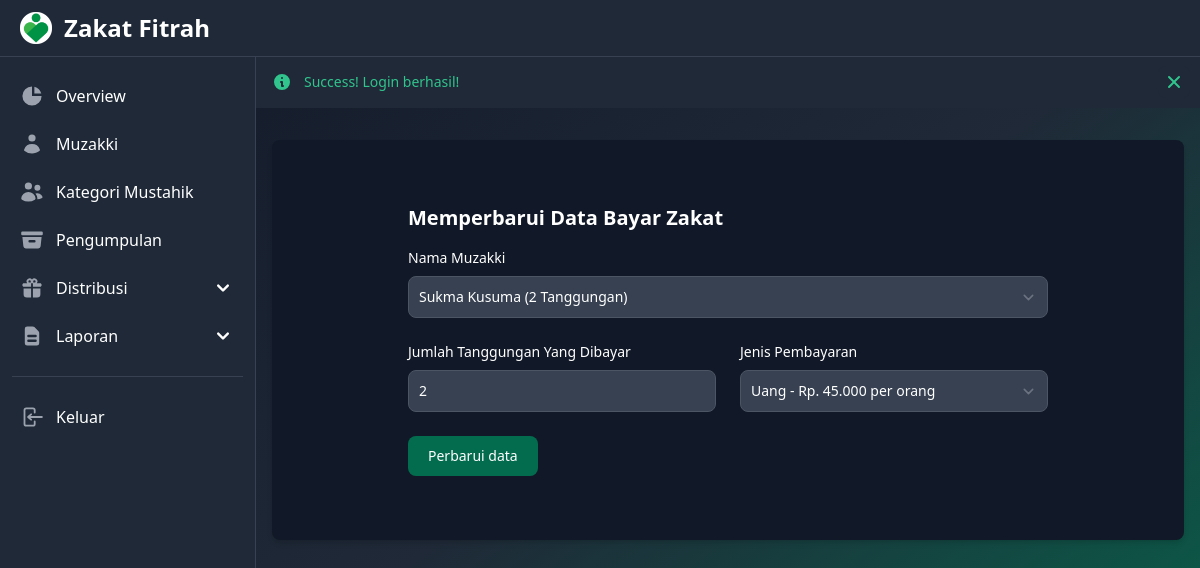
Screenshot of /pengumpulan/edit.php?id=1 (signed in) with the database file from the repository.
### tables this page shows
CREATE TABLE `bayarzakat` (
  `id_zakat` int(11) NOT NULL,
  `nama_KK` varchar(50) NOT NULL,
  `jumlah_tanggungan` int(11) NOT NULL,
  `jenis_bayar` enum('beras','uang') NOT NULL,
  `jumlah_tanggunganyangdibayar` int(11) NOT NULL,
  `bayar_beras` double NOT NULL,
  `bayar_uang` int(11) NOT NULL
);

CREATE TABLE `muzakki` (
  `id_muzakki` int(11) NOT NULL,
  `nama_muzakki` varchar(50) NOT NULL,
  `jumlah_tanggungan` int(11) NOT NULL,
  `keterangan` varchar(255) NOT NULL
);

### pengumpulan/edit.php (the view, shortened to what this page needs)
<?php session_start();
if (isset($_SESSION['flash_status'])) {
  $flash_status = $_SESSION['flash_status'];
  $flash_message = $_SESSION['flash_message'];
}
include_once("../koneksi.php");
$id = $_GET['id'];
$sql = "SELECT * FROM bayarzakat WHERE id_zakat='$id'";
$result = mysqli_query($mysqli, $sql);
while ($res = mysqli_fetch_array($result)) {
  $nama = $res['nama_KK'];
  $jenis_bayar = $res['jenis_bayar'];
  $jumlah_tanggunganyangdibayar = $res['jumlah_tanggunganyangdibayar'];
}
$muzakki = mysqli_query($mysqli, "SELECT * FROM muzakki");
?>
<!DOCTYPE html>
<html lang="en">
<head>
  <link rel="stylesheet" href="../styles.css">
</head>
<body class="min-h-screen min-w-screen bg-gradient-to-tl from-green-700 via-gray-800 to-gray-900">
  <nav class="fixed top-0 z-50 w-full border-b bg-gray-800 border-gray-700">
    <div class="px-3 py-3 lg:px-5 lg:pl-3">
      <div class="flex items-center justify-between">
        <div class="flex items-center justify-start">
          <a href="../index.php" class="flex ml-2 md:mr-24">
            <img src="../logo.png" class="h-8" alt="Zakat Logo" />
            <span class="self-center text-xl font-semibold ml-3 sm:text-2xl whitespace-nowrap text-white">Zakat Fitrah</span>
          </a>
        </div>
      </div>
    </div>
  </nav>
  <aside id="default-sidebar" class="fixed top-14 left-0 z-40 w-64 h-screen transition-transform -translate-x-full md:translate-x-0" aria-label="Sidenav">
    <div class="overflow-y-auto py-5 px-3 h-full border-r bg-gray-800 border-gray-700">
      <ul class="space-y-2">
        <li>
          <a href="../index.php" class="flex items-center p-2 text-base font-normal rounded-lg text-white hover:bg-gray-700 group">
            <svg aria-hidden="true" class="w-6 h-6 transition duration-75 text-gray-400 group-hover:text-white" fill="currentColor" viewBox="0 0 20 20" xmlns="http://www.w3.org/2000/svg">
              <path d="M2 10a8 8 0 018-8v8h8a8 8 0 11-16 0z"></path>
              <path d="M12 2.252A8.014 8.014 0 0117.748 8H12V2.252z"></path>
            </svg>
            <span class="ml-3">Overview</span>
          </a>
        </li>
        <li>
          <a href="../muzakki/index.php" class="flex items-center p-2 text-base font-normal rounded-lg text-white hover:bg-gray-700 group">
            <span class="ml-3">Muzakki</span>
          </a>
        </li>
        <li>
          <a href="../kategori-mustahik/index.php" class="flex items-center p-2 text-base font-normal rounded-lg text-white hover:bg-gray-700 group">
            <span class="ml-3">Kategori Mustahik</span>
          </a>
        </li>
        <li>
          <a href="../pengumpulan/index.php" class="flex items-center p-2 text-base font-normal rounded-lg text-white hover:bg-gray-700 group">
            <span class="ml-3">Pengumpulan</span>
          </a>
        </li>
        <li>
          <button type="button" class="flex items-center p-2 w-full text-base font-normal rounded-lg transition duration-75 group text-white hover:bg-gray-700" aria-controls="dropdown-distribusi" data-collapse-toggle="dropdown-distribusi">
            <span class="flex-1 ml-3 text-left whitespace-nowrap">Distribusi</span>
            <svg aria-hidden="true" class="w-6 h-6" fill="currentColor" viewBox="0 0 20 20" xmlns="http://www.w3.org/2000/svg">
              <path fill-rule="evenodd" d="M5.293 7.293a1 1 0 011.414 0L10 10.586l3.293-3.293a1 1 0 111.414 1.414l-4 4a1 1 0 01-1.414 0l-4-4a1 1 0 010-1.414z" clip-rule="evenodd"></path>
            </svg>
          </button>
        </li>
        <li>
          <button type="button" class="flex items-center p-2 w-full text-base font-normal rounded-lg transition duration-75 group text-white hover:bg-gray-700" aria-controls="dropdown-laporan" data-collapse-toggle="dropdown-laporan">
            <span class="flex-1 ml-3 text-left whitespace-nowrap">Laporan</span>
            <svg aria-hidden="true" class="w-6 h-6" fill="currentColor" viewBox="0 0 20 20" xmlns="http://www.w3.org/2000/svg">
              <path fill-rule="evenodd" d="M5.293 7.293a1 1 0 011.414 0L10 10.586l3.293-3.293a1 1 0 111.414 1.414l-4 4a1 1 0 01-1.414 0l-4-4a1 1 0 010-1.414z" clip-rule="evenodd"></path>
            </svg>
          </button>
        </li>
      </ul>
      <ul class="pt-5 mt-5 space-y-2 border-t border-gray-700">
        <li>
          <a href="../logout.php" class="flex items-center p-2 text-base font-normal rounded-lg transition duration-75 hover:bg-gray-700 text-white group">
            <span class="ml-3">Keluar</span>
          </a>
        </li>
      </ul>
    </div>
  </aside>
  <div class="mt-14 md:ml-64">
    <?php if (isset($flash_status)) { ?>
      <div id="alert" <?php if ($flash_status === 'Error') { ?> class="flex p-4 mb-4 bg-gray-800 text-red-400" <?php } elseif ($flash_status === 'Success') { ?> class="flex p-4 mb-4 bg-gray-800 text-green-400" <?php } ?> role="alert">
        <div class="ml-3 text-sm font-medium">
          <?php echo $flash_status; ?>! <?php echo $flash_message; ?>
        </div>
        <button type="button"  <?php if ($flash_status === 'Success') { ?> class="ml-auto -mx-1.5 -my-1.5 rounded-lg focus:ring-2 focus:ring-green-400 p-1.5 inline-flex h-8 w-8 bg-gray-800 text-green-400 hover:bg-gray-700" <?php } ?> data-dismiss-target="#alert" aria-label="Close">
        </button>
      </div>
    <?php } ?>
    <main class="mx-auto p-4">
      <section class="bg-gray-900 relative shadow-md sm:rounded-lg">
        <div class="py-8 px-4 mx-auto max-w-2xl lg:py-16">
          <h2 class="mb-4 text-xl font-bold text-white">Memperbarui Data Bayar Zakat</h2>
          <form name="bayarzakat_update" method="POST" action="">
            <div class="grid gap-4 sm:grid-cols-2 sm:gap-6">
              <div class="sm:col-span-2">
                <label for="id_muzakki" class="block mb-2 text-sm font-medium text-white">Nama Muzakki</label>
                <select id="id_muzakki" name="id_muzakki" class="border text-sm rounded-lg block w-full p-2.5 bg-gray-700 border-gray-600 placeholder-gray-400 text-white focus:ring-green-500 focus:border-green-500">
                  <?php while ($muz = mysqli_fetch_array($muzakki)) { ?>
                    <option value="<?php echo $muz['id_muzakki']; ?>" <?php if ($muz['nama_muzakki'] === $nama) echo "selected"; ?>><?php echo $muz['nama_muzakki']." (".$muz['jumlah_tanggungan']." Tanggungan) "; ?></option>
                  <?php } ?>
                </select>
              </div>
              <div class="w-full">
                <label for="jumlah_tanggunganyangdibayar" class="block mb-2 text-sm font-medium text-white">Jumlah Tanggungan Yang Dibayar</label>
                <input type="number" name="jumlah_tanggunganyangdibayar" id="jumlah_tanggunganyangdibayar" value="<?php echo $jumlah_tanggunganyangdibayar ?>" class="border text-sm rounded-lg block w-full p-2.5 bg-gray-700 border-gray-600 placeholder-gray-400 text-white focus:ring-green-500 focus:border-green-500" placeholder="Masukan jumlah tanggungan yang dibayar" required="">
              </div>
              <div class="w-full">
                <label for="jenis_bayar" class="block mb-2 text-sm font-medium text-white">Jenis Pembayaran</label>
                <select id="jenis_bayar" name="jenis_bayar" class="border text-sm rounded-lg block w-full p-2.5 bg-gray-700 border-gray-600 placeholder-gray-400 text-white focus:ring-green-500 focus:border-green-500">
                  <option <?php if ($jenis_bayar === "uang") echo "selected"; ?> value="uang">Uang - Rp. 45.000 per orang</option>
                </select>
              </div>
            </div>
            <button name="update" value="update" type="submit" class="inline-flex items-center px-5 py-2.5 mt-4 sm:mt-6 text-sm font-medium text-center text-white bg-green-700 rounded-lg focus:ring-4 focus:ring-green-900 hover:bg-green-800">
              Perbarui data
            </button>
          </form>
        </div>
      </section>
    </main>
  </div>
</body>
</html>

### rows the page displays
bayarzakat: id_muzakki "Sukma Kusuma (2 Tanggungan)", jumlah_tanggunganyangdibayar "2", jenis_bayar "Uang - Rp. 45.000 per orang"

### other values shown
$flash_status "Success"
$flash_message "Login berhasil!"
